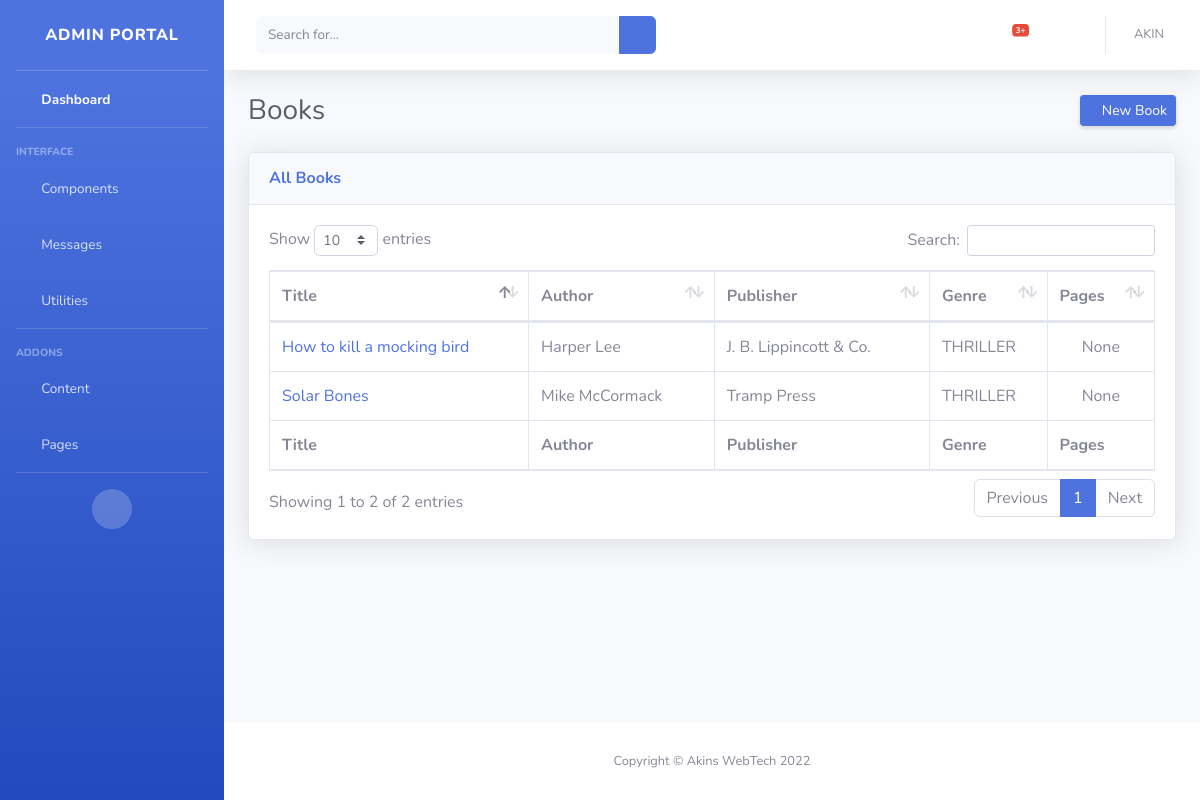
Page /admins/books/ (signed in) on the committed database.
### core/models.py (models this page shows, shortened)
class Book(models.Model):
	GENRE = (
		('MYSTERY','MYSTERY'),
		('THRILLER','THRILLER'),
		('HORROR','HORROR'),
		('ROMANCE','ROMANCE'),
		('FANTASY','FANTASY'),
		('SCI-FI','SCIENCE FICTION'),
		('CRIME','CRIME'),
		('DRAMA','DRAMA')
		)
	title = models.CharField(max_length=80,primary_key=True)
	description = models.CharField(max_length=15,null=True)
	cover = models.ImageField()
	author = models.ManyToManyField('Author')
	genre = models.CharField(max_length=15,choices=GENRE)
	publisher = models.ForeignKey(Publisher,on_delete=models.CASCADE)
	year_published = models.DateField()
	size = models.IntegerField(null=True,blank=True)

class Author(models.Model):
	firstname = models.CharField(max_length=50,primary_key=True)
	lastname = models.CharField(max_length=50)
	date_of_birth = models.DateField()
	def __str__(self):
		return self.firstname +' '+ self.lastname

class  Publisher(models.Model):
	name = models.CharField(max_length=80,primary_key=True)
	reg_no = models.CharField(max_length=50)
	def __str__(self):
		return self.name

### core/views.py (the view)
# urls.py: path('admins/books/',views.Books.as_view(),name='books'),
class Books(ViewEntries):
	title = 'book'

### core/context_processors.py (called while the page is built)
def all_messages(request):
	query = Message.objects.all()
	return {'all_messages':query,}

def new_messages(request):
	query = Message.objects.filter(read=False)
	count = query.count()
	return {'new_messages':query,'new_messages_count':count}

def latest_books(request):
	latest_books = Book.objects.all()
	return {'latest_books':latest_books}

### core/views.py (called while the page is built)
	def get_context_data(self,*args,**kwargs):
		context = super().get_context_data(**kwargs)
		context['books'] = Book.objects.all()
		context['publishers'] = Publisher.objects.all()
		context['title'] = self.title
		return context

### core/templates/admins/view_entry.html (shortened to what this page needs)
{% extends 'admins/base_admin.html' %}
{% load static %}
{% load book_count %}
{% block style %}
<link rel="stylesheet" href="{% static 'core/css/dataTables.bootstrap4.min.css' %}">
{% endblock style %}
{% block content %}
{% if title == 'author' %}
<div class="d-sm-flex align-items-center justify-content-between mb-4">
    <h1 class="h3 mb-0 text-gray-800">Authors</h1>
    <a href="{% url 'add-author' %}" class="d-none d-sm-inline-block btn btn-sm btn-primary shadow-sm"><i
       class="fas fa-upload fa-sm text-white-50"></i> New Author</a>
</div>
<div class="card shadow mb-4">
    <div class="card-header py-3">
        <h6 class="m-0 font-weight-bold text-primary">DataTables Example</h6>
    </div>
    <div class="card-body">
        <div class="table-responsive">
            <table class="table table-bordered" id="dataTable" width="100%" cellspacing="0">
                <thead>
                    <tr>
                        <th>Name</th>
                        <th>Total Books</th>
                    </tr>
                </thead>
                <tfoot>
                    <tr>
                        <th>Name</th>
                        <th>Total Books</th>
                    </tr>
                </tfoot>
                <tbody>
                    {% for author in authors %}
                    <tr>
                        <td><a href="{% url 'author_detail' author.pk %}"> {{ author.firstname }} {{ author.lastname }}</a></td>
                        <td><center><a href="{% url 'books_by' author.pk %}">{{ author|get_book }}</a></center>  </td>
                    </tr>
                    {% endfor %}
                </tbody>
            </table>
        </div>
    </div>
</div>
{% elif title == 'book' %}
<div class="d-sm-flex align-items-center justify-content-between mb-4">
    <h1 class="h3 mb-0 text-gray-800">Books</h1>
    <a href="{% url 'new_book' %}" class="d-none d-sm-inline-block btn btn-sm btn-primary shadow-sm"><i
       class="fas fa-upload fa-sm text-white-50"></i> New Book</a>
</div>
<div class="card shadow mb-4">
    <div class="card-header py-3">
        <h6 class="m-0 font-weight-bold text-primary">All Books</h6>
    </div>
    <div class="card-body">
        <div class="table-responsive">
            <table class="table table-bordered" id="dataTable" width="100%" cellspacing="0">
                <thead>
                    <tr>
                        <th>Title</th>
                        <th>Author</th>
                        <th>Publisher</th>
                        <th>Genre</th>
                        <th>Pages</th>
                    </tr>
                </thead>
                <tfoot>
                    <tr>
                        <th>Title</th>
                        <th>Author</th>
                        <th>Publisher</th>
                        <th>Genre</th>
                        <th>Pages</th>
                    </tr>
                </tfoot>
                <tbody>
                    {% for book in books %}
                    <tr>
                        <td><a href="{% url 'book_detail' book.pk %}">{{ book.title }}</a> </td>
                        <td>{% for author in book.author.all %} {{ author }} {% endfor %}</td>
                        <td>{{ book.publisher }} </td>
                        <td>{{ book.genre }} </td>
                        <td><center>{{ book.size }}</center>  </td>
                    </tr>
                    {% endfor %}
                </tbody>
            </table>
        </div>
    </div>
</div>
{% endif %}
{% endblock %}

### core/templates/admins/base_admin.html (shortened to what this page needs)
{% load static %}
<!Doctype html>
<html>
    <head>
        <link rel="stylesheet" href="{% static 'fontawesome/css/all.min.css' %}">
         <link rel="stylesheet" href="{% static 'core/css/all.min.css' %}" type="text/css">
        <link rel="stylesheet" href="{% static 'core/css/admin.css' %}">
        {% block style %}
        {% endblock style %}
    </head>
    <body id="page-top">
        <div id="wrapper">
            {% include 'admins/sidebar.html' %}
            <div id="content-wrapper" class="d-flex flex-column">
                <div id="content">
                    {% include 'admins/topbar.html' %}
                    <div class="container-fluid">
                        {% block content %}
                        {% endblock %}
                    </div>
                </div>
                {% include 'admins/footer.html' %}
            </div>
        </div>
    </body>
</html>

### core/templates/admins/sidebar.html (shortened to what this page needs)
        <ul class="navbar-nav bg-gradient-primary sidebar sidebar-dark accordion" id="accordionSidebar">
            <a class="sidebar-brand d-flex align-items-center justify-content-center" >
                <div class="sidebar-brand-text mx-3">Admin Portal</div>
            </a>
            <hr class="sidebar-divider my-0">
            <li class="nav-item active">
                <a class="nav-link" href="{% url 'admins' %}">
                    <i class="fas fa-fw fa-tachometer-alt"></i>
                    <span>Dashboard</span></a>
            </li>
            <hr class="sidebar-divider">
            <div class="sidebar-heading">
                Interface
            </div>
            <li class="nav-item">
                <a class="nav-link collapsed" href="#" data-toggle="collapse" data-target="#collapseTwo"
                    aria-expanded="true" aria-controls="collapseTwo">
                    <i class="fas fa-fw fa-cog"></i>
                    <span>Components</span>
                </a>
            </li>
            <li class="nav-item">
                <a class="nav-link collapsed" href="{% url 'messages' %}" aria-expanded="true" >
                    <i class="fas fa-fw fa-envelope"></i>
                    <span>Messages</span>
                </a>
            </li>
            <li class="nav-item">
                <a class="nav-link collapsed" href="#" data-toggle="collapse" data-target="#collapseUtilities"
                    aria-expanded="true" aria-controls="collapseUtilities">
                    <i class="fas fa-fw fa-wrench"></i>
                    <span>Utilities</span>
                </a>
            </li>
            <hr class="sidebar-divider">
            <div class="sidebar-heading">
                Addons
            </div>
            <li class="nav-item">
                <a class="nav-link collapsed" href="#" data-toggle="collapse" data-target="#collapseContent"
                    aria-expanded="true" aria-controls="collapsePages">
                    <i class="fas fa-fw fa-folder"></i>
                    <span>Content</span>
                </a>
            </li>
            <li class="nav-item">
                <a class="nav-link collapsed" href="#" data-toggle="collapse" data-target="#collapsePages"
                    aria-expanded="true" aria-controls="collapsePages">
                    <i class="fas fa-fw fa-folder"></i>
                    <span>Pages</span>
                </a>
            </li>
            <hr class="sidebar-divider d-none d-md-block">
            <div class="text-center d-none d-md-inline">
                <button class="rounded-circle border-0" id="sidebarToggle"></button>
            </div>
        </ul>

### core/templates/admins/topbar.html (shortened to what this page needs)
                <nav class="navbar navbar-expand navbar-light bg-white topbar mb-4 static-top shadow">
                    <form
                        class="d-none d-sm-inline-block form-inline mr-auto ml-md-3 my-2 my-md-0 mw-100 navbar-search">
                        <div class="input-group">
                            <input type="text" class="form-control bg-light border-0 small" placeholder="Search for..."
                                aria-label="Search" aria-describedby="basic-addon2">
                            <div class="input-group-append">
                                <button class="btn btn-primary" type="button">
                                    <i class="fas fa-search fa-sm"></i>
                                </button>
                            </div>
                        </div>
                    </form>
                    <ul class="navbar-nav ml-auto">
                        <li class="nav-item dropdown no-arrow mx-1">
                            <a class="nav-link dropdown-toggle" href="#" id="alertsDropdown" role="button"
                                data-toggle="dropdown" aria-haspopup="true" aria-expanded="false">
                                <i class="fas fa-bell fa-fw"></i>
                                <span class="badge badge-danger badge-counter">3+</span>
                            </a>
                        </li>
                        <li class="nav-item dropdown no-arrow mx-1">
                            <a class="nav-link dropdown-toggle" href="#" id="messagesDropdown" role="button"
                                data-toggle="dropdown" aria-haspopup="true" aria-expanded="false">
                                <i class="fas fa-envelope fa-fw"></i>
                            </a>
                        </li>
                        <li class="nav-item dropdown no-arrow">
                            <a class="nav-link dropdown-toggle" href="#" id="userDropdown" role="button"
                                data-toggle="dropdown" aria-haspopup="true" aria-expanded="false">
                                <span class="mr-2 d-none d-lg-inline text-gray-600 small">{{ request.user.username|upper }}</span>
                            </a>
                        </li>
                    </ul>
                </nav>

### core/templates/admins/footer.html
            <footer class="sticky-footer bg-white">
                <div class="container my-auto">
                    <div class="copyright text-center my-auto">
                        <span>Copyright &copy; Akins WebTech 2022</span>
                    </div>
                </div>
            </footer>

### rows in the picture
Book: title "How to kill a mocking bird", publisher "J. B. Lippincott & Co.", genre "THRILLER", size "None"
Author: firstname+lastname "Harper Lee"
Book: title "Solar Bones", publisher "Tramp Press", genre "THRILLER", size "None"
Author: firstname+lastname "Mike McCormack"

### other values in the picture
{{ request.user.username|upper }} "AKIN"
